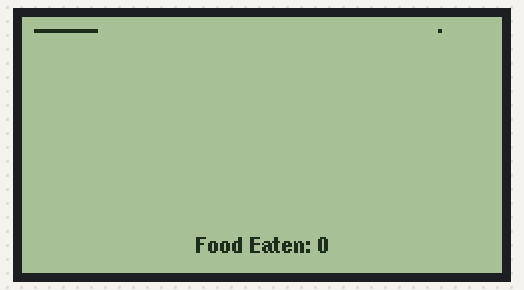
Simulated run of this sketch. Board: Arduino Uno, built with avr-gcc and run on an emulated ATmega328P. On the bench: 240×128 one-colour display. Random numbers use the default seed unless the sketch sets one.

Above: at 0.43 s.
At 5.52 s:
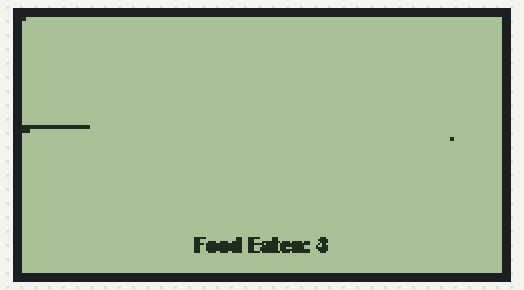
At 10.72 s:
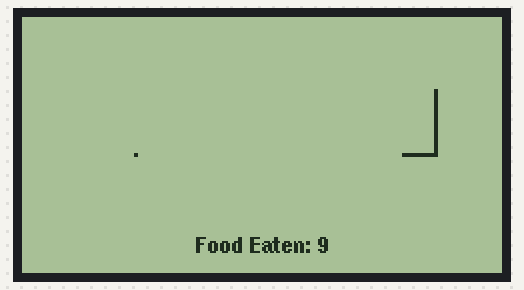
At 21.25 s:
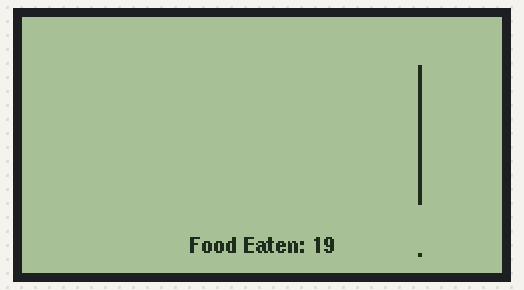
At 22.0 s:
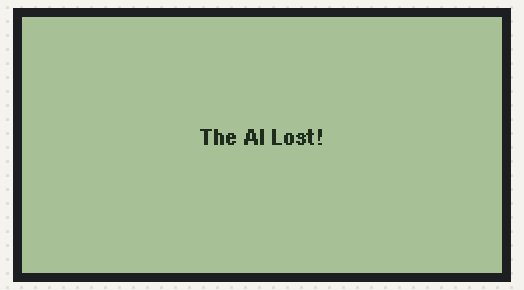
At 39.69 s:
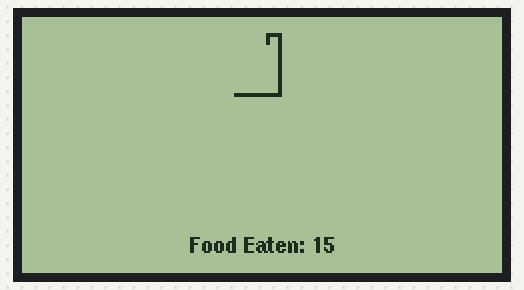

Measured:
- what the display in image 4 shows lasts 2.2 s, from 22.0 s to 24.2 s

The sketch:

AI_Snake.ino
```cpp
#include <U8glib.h>
#include <limits.h> // Include to use INT_MAX

// Define display dimensions
const int screenWidth = 240;
const int screenHeight = 128;

// Define object sizes
const int objectSize = 2;

// Define maximum number of segments for the snake
const int maxSegments = 100;

// Initialize the U8glib display object with the specified pinout
U8GLIB_T6963_240X128 u8g(8, 9, 10, 11, 4, 5, 6, 7, 14, 15, 17, 18, 16); // Pins: CS=8, A0=9, WR=10, RD=11, RESET=4, DB0=5, DB1=6, DB2=7, DB3=14, DB4=15, DB5=17, DB6=18, DB7=16

// Define snake segments
struct Segment {
  int x;
  int y;
};

Segment snake[maxSegments];

// Define food position
int foodX, foodY;

// Define snake length
int snakeLength = 1;

// Flag to track if the snake has eaten food
bool ateFood = false;

// Flag to track if the game is over
bool gameOver = false;

// Counter for food pellets eaten
int foodEaten = 0;

// Define current movement direction of the snake
int direction = 1; // 0: UP, 1: RIGHT, 2: DOWN, 3: LEFT

// Function prototypes
void drawSnake();
void moveSnake();
bool isFoodOnSnake();
void placeFood();
int heuristic(int x1, int y1, int x2, int y2);
int findNextDirection();

void setup() {
  // Initialize the display
  u8g.begin();
  // Seed random number generator
  randomSeed(analogRead(0));
  // Initialize the snake
  snake[0].x = 3;
  snake[0].y = 3;
  // Place initial food
  placeFood();
}

void loop() {
  if (!gameOver) {
    // Clear the display
    u8g.firstPage();
    do {
      // Draw the snake
      drawSnake();
      // Draw the food
      u8g.setColorIndex(1); // White color for food
      u8g.drawBox(foodX * objectSize, foodY * objectSize, objectSize, objectSize);
      // Draw the food counter
      u8g.setFont(u8g_font_helvB08); // Set font size
      u8g.setColorIndex(1); // White color for text
      char counterText[20];
      sprintf(counterText, "Food Eaten: %d", foodEaten);
      int textWidth = u8g.getStrWidth(counterText);
      int xPos = (screenWidth - textWidth) / 2;
      int yPos = screenHeight - 10;
      u8g.drawStr(xPos, yPos, counterText); // Draw the text
      // Move the snake
      moveSnake();
    } while (u8g.nextPage());
  } else {
    // Game over, display message
    u8g.firstPage();
    do {
      u8g.setFont(u8g_font_helvB08); // Set font size
      u8g.setColorIndex(1); // White color for text
      // Calculate text position to center it
      int textWidth = u8g.getStrWidth("The AI Lost!");
      int xPos = (screenWidth - textWidth) / 2;
      int yPos = screenHeight / 2;
      u8g.drawStr(xPos, yPos, "The AI Lost!"); // Draw the text
    } while (u8g.nextPage());
    delay(2000); // Display message for 2 seconds
    // Reset the game
    snakeLength = 1;
    snake[0].x = 3;
    snake[0].y = 3;
    placeFood();
    gameOver = false;
    foodEaten = 0; // Reset food eaten counter
  }
}

// Function to draw the snake
void drawSnake() {
  u8g.setColorIndex(1); // White color for snake
  for (int i = 0; i < snakeLength; i++) {
    u8g.drawBox(snake[i].x * objectSize, snake[i].y * objectSize, objectSize, objectSize);
  }
}

// Function to move the snake
void moveSnake() {
  // Find the next direction using A* algorithm
  int nextDirection = findNextDirection();

  // Update the current movement direction
  direction = nextDirection;

  // Move the snake head
  int newX = snake[0].x;
  int newY = snake[0].y;
  switch (direction) {
    case 0: // UP
      newY -= 1;
      break;
    case 1: // RIGHT
      newX += 1;
      break;
    case 2: // DOWN
      newY += 1;
      break;
    case 3: // LEFT
      newX -= 1;
      break;
  }

  // Check if the new position of the snake's head is valid
  if (newX < 0 || newX >= screenWidth / objectSize || newY < 0 || newY >= screenHeight / objectSize) {
    // Set game over flag
    gameOver = true;
    return;
  }
  // Check if the snake's head collides with its own body
  for (int i = 1; i < snakeLength; i++) {
    if (newX == snake[i].x && newY == snake[i].y) {
      // Set game over flag
      gameOver = true;
      return;
    }
  }

  // Check if the head has reached the food
  if (newX == foodX && newY == foodY) {
    // Set ateFood flag
    ateFood = true;
    // Increment food eaten counter
    foodEaten++;
    // Place new food
    placeFood();
  }

  // Move the snake body
  for (int i = snakeLength - 1; i > 0; i--) {
    snake[i] = snake[i - 1];
  }
  snake[0].x = newX;
  snake[0].y = newY;

  // If snake has eaten food in the previous iteration, grow the tail
  if (ateFood) {
    snakeLength++;
    ateFood = false;
  }

  // No delay for snake movement speed
  delay(0);
}

// Function to calculate the Manhattan distance heuristic
int heuristic(int x1, int y1, int x2, int y2) {
  return abs(x1 - x2) + abs(y1 - y2);
}

// Function to find the next direction using A* algorithm
int findNextDirection() {
  int currentX = snake[0].x;
  int currentY = snake[0].y;

  int minDistance = INT_MAX;
  int nextDirection = direction; // Initialize with current direction

  // Try all possible directions and choose the one with the minimum distance to food
  for (int d = 0; d < 4; d++) {
    int newX = currentX;
    int newY = currentY;
    switch (d) {
      case 0: // UP
        newY--;
        break;
      case 1: // RIGHT
        newX++;
        break;
      case 2: // DOWN
        newY++;
        break;
      case 3: // LEFT
        newX--;
        break;
    }
    int distance = heuristic(newX, newY, foodX, foodY);
    if (distance < minDistance) {
      minDistance = distance;
      nextDirection = d;
    }
  }

  // Prevent snake from doubling back
  if (nextDirection == (direction + 2) % 4) {
    // If the next direction is opposite to the current direction, try to turn right or left instead
    int rightDirection = (direction + 1) % 4;
    int leftDirection = (direction + 3) % 4;
    if (heuristic(currentX, currentY, snake[0].x, snake[0].y - 1) < heuristic(currentX, currentY, snake[0].x, snake[0].y + 1)) {
      nextDirection = rightDirection;
    } else {
      nextDirection = leftDirection;
    }
  }

  return nextDirection;
}

// Function to place the food at a random position
void placeFood() {
  do {
    foodX = random(screenWidth / objectSize);
    foodY = random(screenHeight / objectSize);
  } while (isFoodOnSnake());
}

// Function to check if food is placed on the snake's body
bool isFoodOnSnake() {
  for (int i = 0; i < snakeLength; i++) {
    if (foodX == snake[i].x && foodY == snake[i].y) {
      return true;
    }
  }
  return false;
}
```
